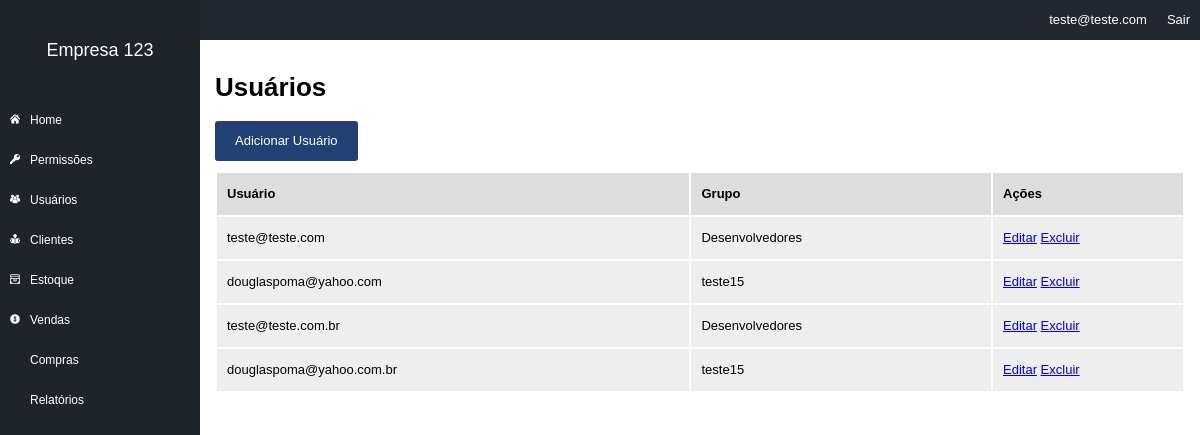
The app's page /users (signed in) with its own data.
### tables this page shows
CREATE TABLE `users` (
  `Id` int(11) NOT NULL AUTO_INCREMENT,
  `id_company` int(11) DEFAULT NULL,
  `email` varchar(150) DEFAULT NULL,
  `password` varchar(32) DEFAULT NULL,
  `group` int(11) DEFAULT '0',
  PRIMARY KEY (`Id`)
);

### core/controller.php (called while the page is built, shortened)
<?php
class controller{
    public function loadTemplate($viewName,$viewData = array()){
        require 'views/template.php';
    }
    public function loadViewInTemplate($viewName,$viewData = array()){
        extract($viewData);
        require "views/".$viewName.".php";
    }
}

### core/Core.php (called while the page is built, shortened)
<?php
    class Core{
        public function run(){
            $url = '/';
            if(!empty($_GET['url'])) {
                $url .= $_GET['url'];
            }
            $params = array();
            if(!empty($url) && $url != "/"){
                $url = explode("/",$url);
                array_shift($url);
                array_shift($url);
                if(isset($url) && !empty($url[0])){
                    $currentAction = $url[0];
                    array_shift($url);
                }else{
                    $currentAction = "index";
                }
            }else{
                $currentController = "homeController";
                $currentAction = "index";
            }
            $c = new $currentController();
            call_user_func_array(array($c,$currentAction),$params);
        }
    }

### index.php (called while the page is built, shortened)
<?php
$core = new Core();
$core->run();

### core/model.php (called while the page is built, shortened)
<?php
    class model{
        public function __construct() {
            global $db;
            $this->db = $db;
        }
    }

### models/Users.php (called while the page is built, shortened)
<?php
class Users extends Model
{
    private $userInfo;
    public function setLoggedUser()
    {
        if (!empty($_SESSION['ccUser'])) {
            $id = $_SESSION['ccUser'];
            $sql = $this->db->prepare("SELECT * FROM users WHERE Id = :id");
            $sql->bindValue(":id", $id);
            $sql->execute();
            if ($sql->rowCount() > 0) {
                $this->userInfo = $sql->fetch(PDO::FETCH_ASSOC);
            }
        }
    }
    public function getList($comp)
    {
        $array = [];
        $sql = $this->db->prepare("SELECT *,
            (SELECT permission_groups.name FROM permission_groups WHERE permission_groups.Id = users.group) as groupName
            FROM users WHERE id_company = :comp");
        $sql->bindValue(":comp", $comp);
        $sql->execute();
        if ($sql->rowCount() > 0) {
            $array = $sql->fetchAll(PDO::FETCH_ASSOC);
        }
        return $array;
    }
    public function getCompany()
    {
        if (!empty($this->userInfo['id_company'])) {
            return $this->userInfo['id_company'];
        } else {
            return 0;
        }
    }
}

### views/users.php (the view)
<h1>Usuários</h1>
<a class="button" href="<?php echo BASE_URL . "users/add"; ?>">Adicionar Usuário</a>
<table width="100%">
    <tr>
        <th>Usuário</th>
        <th>Grupo</th>
        <th width="170">Ações</th>
    </tr>
    <?php foreach($usersList as $uL){?>
        <tr>
            <td><?php echo $uL['email'];?></td>
            <td><?php echo $uL['groupName'];?></td>
            <td>
                <a href="<?php echo BASE_URL."users/edit/".$uL['Id'];?>">Editar</a>
                <a href="<?php echo BASE_URL."users/del/".$uL['Id'];?>">Excluir</a>
            </td>
        </tr>
    <?php } ?>
</table>

### assets/css/estilos.css (style rules this page uses)
body { margin: 0; padding: 0; font-size: 13px; font-family: Arial; }
input[type="submit"], button, .button { text-decoration: none; border: 0; background-color: #224074; color: #fff; height: 40px; line-height: 40px; border-radius: 3px; padding-left: 20px; padding-right: 20px; cursor: pointer; font-size: 13px; display: inline-block; }
table { margin-top: 10px; }
table th { height: 40px; line-height: 40px; background-color: #ddd; text-align: left; padding-left: 10px; padding-right: 10px; }
table td { height: 40px; line-height: 40px; background-color: #eee; text-align: left; padding-left: 10px; padding-right: 10px; }

### records on screen
users: email "teste@teste.com", groupName "Desenvolvedores"
users: email "douglaspoma@yahoo.com", groupName "teste15"
users: email "teste@teste.com.br", groupName "Desenvolvedores"
users: email "douglaspoma@yahoo.com.br", groupName "teste15"

### other values on screen
$viewData['companyName'] "Empresa 123"
$viewData['userEmail'] "teste@teste.com"
